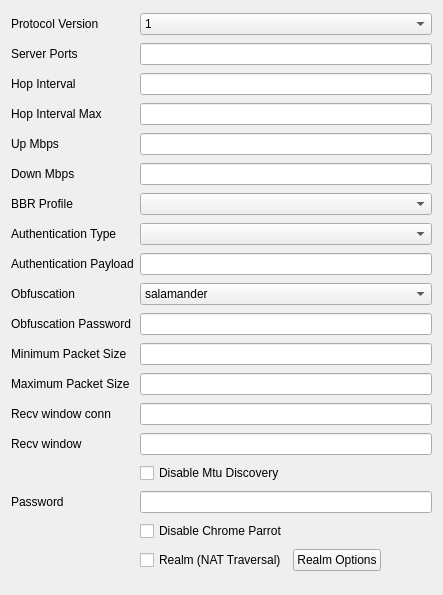
<?xml version="1.0" encoding="UTF-8"?>
<ui version="4.0">
 <class>EditHysteria</class>
 <widget class="QWidget" name="EditHysteria">
  <property name="geometry">
   <rect>
    <x>0</x>
    <y>0</y>
    <width>443</width>
    <height>595</height>
   </rect>
  </property>
  <property name="windowTitle">
   <string notr="true">Form</string>
  </property>
  <layout class="QGridLayout" name="gridLayout">
   <item row="0" column="0">
    <widget class="QLabel" name="protocol_version_l">
     <property name="text">
      <string>Protocol Version</string>
     </property>
     <property name="buddy">
      <cstring>protocol_version</cstring>
     </property>
    </widget>
   </item>
   <item row="0" column="1">
    <widget class="QComboBox" name="protocol_version">
     <item>
      <property name="text">
       <string notr="true">1</string>
      </property>
     </item>
     <item>
      <property name="text">
       <string notr="true">2</string>
      </property>
     </item>
    </widget>
   </item>
   <item row="1" column="0">
    <widget class="QLabel" name="label">
     <property name="text">
      <string>Server Ports</string>
     </property>
     <property name="buddy">
      <cstring>server_ports</cstring>
     </property>
    </widget>
   </item>
   <item row="1" column="1">
    <widget class="QLineEdit" name="server_ports"/>
   </item>
   <item row="2" column="0">
    <widget class="QLabel" name="label_2">
     <property name="text">
      <string>Hop Interval</string>
     </property>
     <property name="buddy">
      <cstring>hop_interval</cstring>
     </property>
    </widget>
   </item>
   <item row="2" column="1">
    <widget class="QLineEdit" name="hop_interval"/>
   </item>
   <item row="3" column="0">
    <widget class="QLabel" name="hop_interval_max_l">
     <property name="text">
      <string>Hop Interval Max</string>
     </property>
     <property name="buddy">
      <cstring>hop_interval_max</cstring>
     </property>
    </widget>
   </item>
   <item row="3" column="1">
    <widget class="QLineEdit" name="hop_interval_max">
     <property name="toolTip">
      <string>When set, each hop waits a random duration between Hop Interval and this value. Requires Hop Interval.</string>
     </property>
    </widget>
   </item>
   <item row="4" column="0">
    <widget class="QLabel" name="label_3">
     <property name="text">
      <string>Up Mbps</string>
     </property>
     <property name="buddy">
      <cstring>up_mbps</cstring>
     </property>
    </widget>
   </item>
   <item row="4" column="1">
    <widget class="QLineEdit" name="up_mbps"/>
   </item>
   <item row="5" column="0">
    <widget class="QLabel" name="label_4">
     <property name="text">
      <string>Down Mbps</string>
     </property>
     <property name="buddy">
      <cstring>down_mbps</cstring>
     </property>
    </widget>
   </item>
   <item row="5" column="1">
    <widget class="QLineEdit" name="down_mbps"/>
   </item>
   <item row="6" column="0">
    <widget class="QLabel" name="bbr_profile_l">
     <property name="text">
      <string>BBR Profile</string>
     </property>
     <property name="buddy">
      <cstring>bbr_profile</cstring>
     </property>
    </widget>
   </item>
   <item row="6" column="1">
    <widget class="QComboBox" name="bbr_profile">
     <property name="toolTip">
      <string>Congestion control aggressiveness. Leave empty to use the default (standard).</string>
     </property>
     <item>
      <property name="text">
       <string notr="true"/>
      </property>
     </item>
     <item>
      <property name="text">
       <string notr="true">standard</string>
      </property>
     </item>
     <item>
      <property name="text">
       <string notr="true">conservative</string>
      </property>
     </item>
     <item>
      <property name="text">
       <string notr="true">aggressive</string>
      </property>
     </item>
    </widget>
   </item>
   <item row="7" column="0">
    <widget class="QLabel" name="auth_type_l">
     <property name="text">
      <string>Authentication Type</string>
     </property>
     <property name="buddy">
      <cstring>auth_type</cstring>
     </property>
    </widget>
   </item>
   <item row="7" column="1">
    <widget class="QComboBox" name="auth_type">
     <item>
      <property name="text">
       <string notr="true"/>
      </property>
     </item>
     <item>
      <property name="text">
       <string notr="true">STRING</string>
      </property>
     </item>
     <item>
      <property name="text">
       <string notr="true">BASE64</string>
      </property>
     </item>
    </widget>
   </item>
   <item row="8" column="0">
    <widget class="QLabel" name="auth_l">
     <property name="text">
      <string>Authentication Payload</string>
     </property>
     <property name="buddy">
      <cstring>auth</cstring>
     </property>
    </widget>
   </item>
   <item row="8" column="1">
    <widget class="QLineEdit" name="auth"/>
   </item>
   <item row="9" column="0">
    <widget class="QLabel" name="obfuscation_type_l">
     <property name="text">
      <string>Obfuscation</string>
     </property>
     <property name="buddy">
      <cstring>obfuscation_type</cstring>
     </property>
    </widget>
   </item>
   <item row="9" column="1">
    <widget class="QComboBox" name="obfuscation_type">
     <item>
      <property name="text">
       <string notr="true">salamander</string>
      </property>
     </item>
     <item>
      <property name="text">
       <string notr="true">gecko</string>
      </property>
     </item>
    </widget>
   </item>
   <item row="10" column="0">
    <widget class="QLabel" name="label_5">
     <property name="text">
      <string>Obfuscation Password</string>
     </property>
     <property name="buddy">
      <cstring>obfs</cstring>
     </property>
    </widget>
   </item>
   <item row="10" column="1">
    <widget class="QLineEdit" name="obfs"/>
   </item>
   <item row="11" column="0">
    <widget class="QLabel" name="min_packet_size_l">
     <property name="text">
      <string>Minimum Packet Size</string>
     </property>
     <property name="buddy">
      <cstring>min_packet_size</cstring>
     </property>
    </widget>
   </item>
   <item row="11" column="1">
    <widget class="QLineEdit" name="min_packet_size"/>
   </item>
   <item row="12" column="0">
    <widget class="QLabel" name="max_packet_size_l">
     <property name="text">
      <string>Maximum Packet Size</string>
     </property>
     <property name="buddy">
      <cstring>max_packet_size</cstring>
     </property>
    </widget>
   </item>
   <item row="12" column="1">
    <widget class="QLineEdit" name="max_packet_size"/>
   </item>
   <item row="13" column="0">
    <widget class="QLabel" name="recv_window_conn_l">
     <property name="text">
      <string>Recv window conn</string>
     </property>
     <property name="buddy">
      <cstring>recv_window_conn</cstring>
     </property>
    </widget>
   </item>
   <item row="13" column="1">
    <widget class="QLineEdit" name="recv_window_conn"/>
   </item>
   <item row="14" column="0">
    <widget class="QLabel" name="recv_window_l">
     <property name="text">
      <string>Recv window</string>
     </property>
     <property name="buddy">
      <cstring>recv_window</cstring>
     </property>
    </widget>
   </item>
   <item row="14" column="1">
    <widget class="QLineEdit" name="recv_window"/>
   </item>
   <item row="15" column="1">
    <widget class="QCheckBox" name="disable_mtu_discovery">
     <property name="text">
      <string>Disable Mtu Discovery</string>
     </property>
    </widget>
   </item>
   <item row="16" column="0">
    <widget class="QLabel" name="password_l">
     <property name="text">
      <string>Password</string>
     </property>
     <property name="buddy">
      <cstring>password</cstring>
     </property>
    </widget>
   </item>
   <item row="16" column="1">
    <widget class="QLineEdit" name="password"/>
   </item>
   <item row="17" column="1">
    <widget class="QCheckBox" name="disable_chrome_parrot">
     <property name="toolTip">
      <string>Parroting makes the QUIC handshake look like Chrome's. On by default.
It overrides idle timeout, max concurrent streams,
initial packet size and the initial receive windows.</string>
     </property>
     <property name="text">
      <string>Disable Chrome Parrot</string>
     </property>
    </widget>
   </item>
   <item row="18" column="1">
    <layout class="QHBoxLayout" name="realm_row">
     <item>
      <widget class="QCheckBox" name="realm_enabled">
       <property name="toolTip">
        <string>Reach a Hysteria2 server behind NAT through a Hysteria Realm
rendezvous service. Replaces the server address and port.</string>
       </property>
       <property name="text">
        <string>Realm (NAT Traversal)</string>
       </property>
      </widget>
     </item>
     <item>
      <widget class="QPushButton" name="realm_options">
       <property name="text">
        <string>Realm Options</string>
       </property>
      </widget>
     </item>
     <item>
      <spacer name="realm_row_spacer">
       <property name="orientation">
        <enum>Qt::Horizontal</enum>
       </property>
       <property name="sizeHint" stdset="0">
        <size>
         <width>0</width>
         <height>0</height>
        </size>
       </property>
      </spacer>
     </item>
    </layout>
   </item>
  </layout>
 </widget>
 <tabstops>
  <tabstop>protocol_version</tabstop>
  <tabstop>server_ports</tabstop>
  <tabstop>hop_interval</tabstop>
  <tabstop>hop_interval_max</tabstop>
  <tabstop>up_mbps</tabstop>
  <tabstop>down_mbps</tabstop>
  <tabstop>bbr_profile</tabstop>
  <tabstop>auth_type</tabstop>
  <tabstop>auth</tabstop>
  <tabstop>obfuscation_type</tabstop>
  <tabstop>obfs</tabstop>
  <tabstop>min_packet_size</tabstop>
  <tabstop>max_packet_size</tabstop>
  <tabstop>recv_window_conn</tabstop>
  <tabstop>recv_window</tabstop>
  <tabstop>disable_mtu_discovery</tabstop>
  <tabstop>password</tabstop>
  <tabstop>disable_chrome_parrot</tabstop>
  <tabstop>realm_enabled</tabstop>
  <tabstop>realm_options</tabstop>
 </tabstops>
 <resources/>
 <connections/>
</ui>
